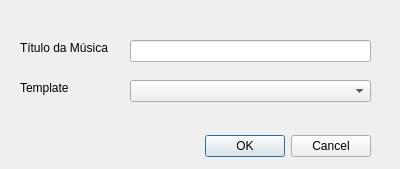
<?xml version="1.0" encoding="UTF-8"?>
<ui version="4.0">
 <class>DialogMusica</class>
 <widget class="QDialog" name="DialogMusica">
  <property name="windowModality">
   <enum>Qt::WindowModal</enum>
  </property>
  <property name="geometry">
   <rect>
    <x>0</x>
    <y>0</y>
    <width>400</width>
    <height>169</height>
   </rect>
  </property>
  <property name="windowTitle">
   <string>Música</string>
  </property>
  <widget class="QDialogButtonBox" name="buttonBox">
   <property name="geometry">
    <rect>
     <x>30</x>
     <y>130</y>
     <width>341</width>
     <height>32</height>
    </rect>
   </property>
   <property name="orientation">
    <enum>Qt::Horizontal</enum>
   </property>
   <property name="standardButtons">
    <set>QDialogButtonBox::Cancel|QDialogButtonBox::Ok</set>
   </property>
  </widget>
  <widget class="QLineEdit" name="lineEdit">
   <property name="geometry">
    <rect>
     <x>130</x>
     <y>40</y>
     <width>241</width>
     <height>22</height>
    </rect>
   </property>
  </widget>
  <widget class="QLabel" name="label">
   <property name="geometry">
    <rect>
     <x>20</x>
     <y>40</y>
     <width>111</width>
     <height>16</height>
    </rect>
   </property>
   <property name="text">
    <string>Título da Música</string>
   </property>
  </widget>
  <widget class="QLabel" name="label_2">
   <property name="geometry">
    <rect>
     <x>20</x>
     <y>80</y>
     <width>111</width>
     <height>16</height>
    </rect>
   </property>
   <property name="text">
    <string>Template</string>
   </property>
  </widget>
  <widget class="QComboBox" name="comboBox">
   <property name="geometry">
    <rect>
     <x>130</x>
     <y>80</y>
     <width>241</width>
     <height>22</height>
    </rect>
   </property>
  </widget>
 </widget>
 <resources/>
 <connections>
  <connection>
   <sender>buttonBox</sender>
   <signal>accepted()</signal>
   <receiver>DialogMusica</receiver>
   <slot>accept()</slot>
   <hints>
    <hint type="sourcelabel">
     <x>248</x>
     <y>254</y>
    </hint>
    <hint type="destinationlabel">
     <x>157</x>
     <y>274</y>
    </hint>
   </hints>
  </connection>
  <connection>
   <sender>buttonBox</sender>
   <signal>rejected()</signal>
   <receiver>DialogMusica</receiver>
   <slot>reject()</slot>
   <hints>
    <hint type="sourcelabel">
     <x>316</x>
     <y>260</y>
    </hint>
    <hint type="destinationlabel">
     <x>286</x>
     <y>274</y>
    </hint>
   </hints>
  </connection>
 </connections>
</ui>
